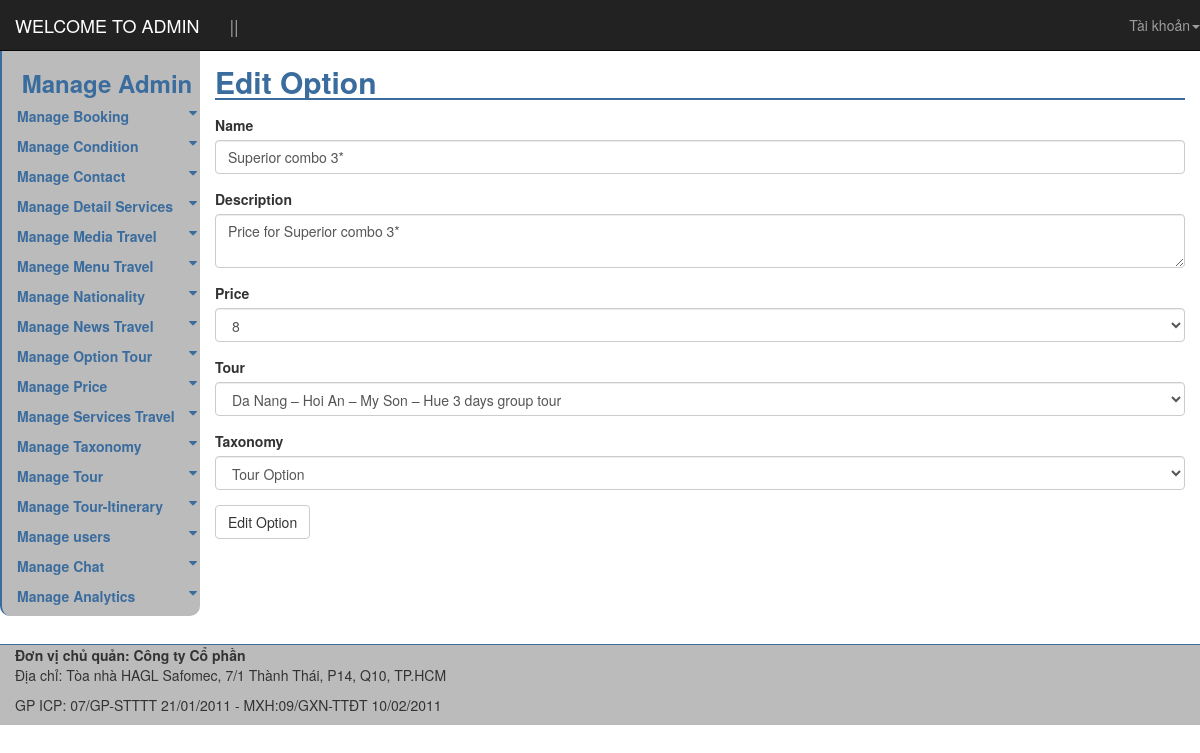
Page /admin/edit-option.php?id=1 on the committed database.
### tables this page shows
CREATE TABLE `option_tour` (
  `option_id` int(10) UNSIGNED NOT NULL,
  `option_name` varchar(225) NOT NULL,
  `option_description` text NOT NULL,
  `price_id` int(10) NOT NULL,
  `tour_id` int(10) NOT NULL,
  `taxonomy_id` int(10) NOT NULL
);

### includes/VSCPDO.php (called while the page is built, shortened)
 <?php
class vsc_pdo {
	private $server;
	private $username;
	private $password;
	private $database;
	public $conn;
	function __construct($conn = null) {
		try {
			$this->conn = new PDO("mysql:host=$this->server;dbname=$this->database", $this->username, $this->password);
			$this->conn->exec("set names utf8");
			$this->conn->setAttribute(PDO::ATTR_DEFAULT_FETCH_MODE, PDO::FETCH_ASSOC);
		}
     catch (PDOException $e)
      {
			echo $e->getMessage();
			exit();
		}
	}
	function fetch_one($sql) {
		try {
			$stmt = $this->conn->prepare($sql);
			$stmt->execute();
			$row = $stmt->fetch();
			return $row;
		} catch (PDOException $e) {
			return false;
		}
	}
	function fetch_all($sql) {
		try {
			$stmt = $this->conn->prepare($sql);
			$stmt->execute();
			$rows = $stmt->fetchAll();
			return $rows;
		}
    catch (PDOException $e) {
			return false;
		}
	}
	function getConnection($conn=null) {
		$arr = explode(",", $conn);
			$this->server = @$arr[0];
			$this->username = @$arr[1];
			$this->password = @$arr[2];
			$this->database = @$arr[3];
	}
}
 ?>

### admin/edit-option.php (the view, shortened to what this page needs)
<?php
require '../includes/VSCPDO.php';
require 'templates/header-admin.php';
require 'templates/sidebar-admin.php';
?>
<?php
	$vsc=new vsc_pdo("localhost,root,,travel");
	if(isset($_GET['id']) && filter_var($_GET['id'],FILTER_VALIDATE_INT,array('min-range'=>1))){
		$id=$_GET['id'];
	}
	else {
		redirect_to('admin/view-option.php');
	}
	$select_option="SELECT o.option_name,o.option_description,p.price_id,tour.tour_id,t.taxonomy_id";
	$select_option.=" FROM option_tour as o ";
	$select_option.=" INNER JOIN price as p ON o.price_id=p.price_id";
	$select_option.=" INNER JOIN tour ON o.tour_id=tour.tour_id";
	$select_option.=" INNER JOIN taxonomy as t ON o.taxonomy_id=t.taxonomy_id";
	$select_option.=" WHERE o.option_id=$id ";
	$option=$vsc->fetch_one($select_option);
?>
<section>
 			  	<div id="content_admin" class="col-md-10 col-xs-8">
         			<h2 class="title_content_admin">Edit Option</h2>
         		</div>
         		 <div id="content_admin2" class="col-md-10 col-xs-8" style="margin-top:5px; ">
         		 			 <form role="form" name="edit_option"  method="post" >
                                  <div class="form-group">
                                      <label>Name</label>
                                      <input type='text' name='option_name' class="form-control" required value="<?php if(isset($option['option_name'])) echo htmlentities($option['option_name'],ENT_COMPAT,'UTF-8'); ?> ">
                                  </div>
                                  <div class="form-group">
                                      <label>Description</label>
                                      <textarea name='option_description' class="form-control" required><?php if(isset($option['option_description'])) echo htmlentities($option['option_description'],ENT_COMPAT,'UTF-8'); ?></textarea>
                                  </div>
                                  <div class="form-group">
                                      <label>Price</label>
                                      <select name='price' class='form-control'>
                                      <?php
                                      	$select_prices="SELECT price_id ,price_from FROM price";
                                      	$prices=$vsc->fetch_all($select_prices);
                                      	foreach ($prices as $val){
                                      		echo"
                                      				<option value={$val['price_id']}>".$val['price_id']."</option>
											";
                                      	}
                                      ?>
                                      </select>
                                  </div>
                                  <div class="form-group">
                                      <label>Tour</label>
                                      <select name='tour' class='form-control'>
                                      <?php
                                      	$select_tours="SELECT tour_id,tour_name FROM tour";
                                      	$tours=$vsc->fetch_all($select_tours);
                                      	foreach ($tours as $val){
                                      		echo"
                                      				<option value={$val['tour_id']}>".$val['tour_name']."</option>
											";
                                      	}
                                      ?>
                                      </select>
                                  </div>
                                  <div class="form-group">
                                      <label>Taxonomy</label>
                                      <select name='taxonomy' class='form-control'>
                                      <?php
                                      	$select_taxs="SELECT taxonomy_id,taxonomy_name FROM taxonomy";
                                      	$taxs=$vsc->fetch_all($select_taxs);
                                      	foreach ($taxs as $val){
                                      		echo"
                                      				<option value={$val['taxonomy_id']}>".$val['taxonomy_name']."</option>
											";
                                      	}
                                      ?>
                                      </select>
                                  </div>
                                  <button type="submit"  class="btn btn-default">Edit Option</button>
                    </form>
		 	</div>
 </section>
<?php
	require 'templates/footer-admin.php';
?>

### admin/css/style.css (style rules this page uses)
* { padding: 0; margin: 0; box-sizing:border-box; -moz-box-sizing:border-box; -webkit-box-sizing:border-box; }
body { background: url("../IMG/hoa.jpg") no-repeat; }
#content_admin { margin-top: 25px; }
#content_admin h2 { color:#3b6c9e; font-weight: bold; font-family: family-name|generic-family|initial|inherit;border-bottom:2px solid #3b6c9e; }

### rows in the picture
option_tour: option_name "Superior combo 3*", option_description "Price for Superior combo 3*"

### other values in the picture
form field price "8"
form field tour "Da Nang – Hoi An – My Son – Hue 3 days group tour"
form field taxonomy "Tour Option"
